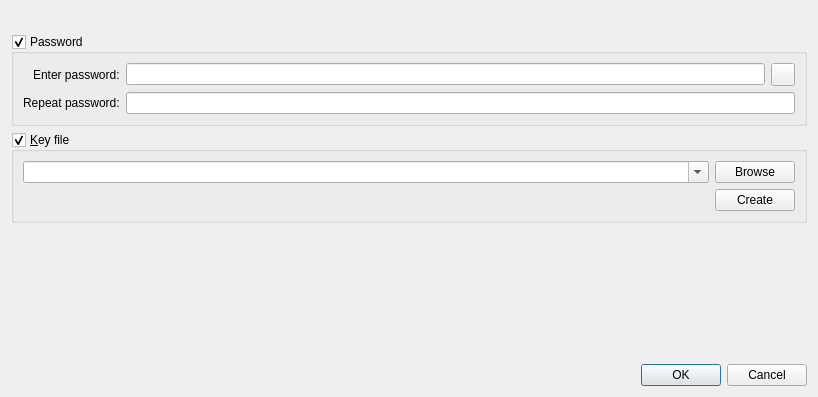
<?xml version="1.0" encoding="UTF-8"?>
<ui version="4.0">
 <class>ChangeMasterKeyWidget</class>
 <widget class="QWidget" name="ChangeMasterKeyWidget">
  <property name="geometry">
   <rect>
    <x>0</x>
    <y>0</y>
    <width>818</width>
    <height>397</height>
   </rect>
  </property>
  <layout class="QVBoxLayout" name="verticalLayout">
   <item>
    <widget class="QLabel" name="headlineLabel"/>
   </item>
   <item>
    <spacer name="verticalSpacer_2">
     <property name="orientation">
      <enum>Qt::Vertical</enum>
     </property>
     <property name="sizeType">
      <enum>QSizePolicy::Fixed</enum>
     </property>
     <property name="sizeHint" stdset="0">
      <size>
       <width>1</width>
       <height>3</height>
      </size>
     </property>
    </spacer>
   </item>
   <item>
    <widget class="QGroupBox" name="passwordGroup">
     <property name="title">
      <string>Password</string>
     </property>
     <property name="checkable">
      <bool>true</bool>
     </property>
     <property name="checked">
      <bool>true</bool>
     </property>
     <layout class="QGridLayout" name="gridLayout_2">
      <item row="0" column="0" alignment="Qt::AlignRight">
       <widget class="QLabel" name="enterPasswordLabel">
        <property name="text">
         <string>Enter password:</string>
        </property>
       </widget>
      </item>
      <item row="0" column="1">
       <layout class="QHBoxLayout" name="horizontalLayout">
        <item>
         <widget class="PasswordEdit" name="enterPasswordEdit">
          <property name="echoMode">
           <enum>QLineEdit::Password</enum>
          </property>
         </widget>
        </item>
        <item>
         <widget class="QToolButton" name="togglePasswordButton">
          <property name="checkable">
           <bool>true</bool>
          </property>
         </widget>
        </item>
       </layout>
      </item>
      <item row="1" column="0" alignment="Qt::AlignRight">
       <widget class="QLabel" name="repeatPasswordLabel">
        <property name="text">
         <string>Repeat password:</string>
        </property>
       </widget>
      </item>
      <item row="1" column="1">
       <widget class="PasswordEdit" name="repeatPasswordEdit">
        <property name="echoMode">
         <enum>QLineEdit::Password</enum>
        </property>
       </widget>
      </item>
     </layout>
    </widget>
   </item>
   <item>
    <widget class="QGroupBox" name="keyFileGroup">
     <property name="title">
      <string>&amp;Key file</string>
     </property>
     <property name="checkable">
      <bool>true</bool>
     </property>
     <layout class="QGridLayout" name="gridLayout">
      <item row="0" column="2">
       <widget class="QPushButton" name="browseKeyFileButton">
        <property name="text">
         <string>Browse</string>
        </property>
       </widget>
      </item>
      <item row="1" column="2">
       <widget class="QPushButton" name="createKeyFileButton">
        <property name="text">
         <string>Create</string>
        </property>
       </widget>
      </item>
      <item row="0" column="1">
       <widget class="QComboBox" name="keyFileCombo">
        <property name="sizePolicy">
         <sizepolicy hsizetype="Expanding" vsizetype="Fixed">
          <horstretch>0</horstretch>
          <verstretch>0</verstretch>
         </sizepolicy>
        </property>
        <property name="editable">
         <bool>true</bool>
        </property>
       </widget>
      </item>
     </layout>
    </widget>
   </item>
   <item>
    <spacer name="verticalSpacer">
     <property name="orientation">
      <enum>Qt::Vertical</enum>
     </property>
     <property name="sizeHint" stdset="0">
      <size>
       <width>20</width>
       <height>40</height>
      </size>
     </property>
    </spacer>
   </item>
   <item>
    <widget class="QDialogButtonBox" name="buttonBox">
     <property name="standardButtons">
      <set>QDialogButtonBox::Cancel|QDialogButtonBox::Ok</set>
     </property>
    </widget>
   </item>
  </layout>
 </widget>
 <customwidgets>
  <customwidget>
   <class>PasswordEdit</class>
   <extends>QLineEdit</extends>
   <header>gui/PasswordEdit.h</header>
  </customwidget>
 </customwidgets>
 <tabstops>
  <tabstop>passwordGroup</tabstop>
  <tabstop>enterPasswordEdit</tabstop>
  <tabstop>repeatPasswordEdit</tabstop>
  <tabstop>togglePasswordButton</tabstop>
  <tabstop>keyFileGroup</tabstop>
  <tabstop>keyFileCombo</tabstop>
  <tabstop>browseKeyFileButton</tabstop>
  <tabstop>createKeyFileButton</tabstop>
  <tabstop>buttonBox</tabstop>
 </tabstops>
 <resources/>
 <connections/>
</ui>
